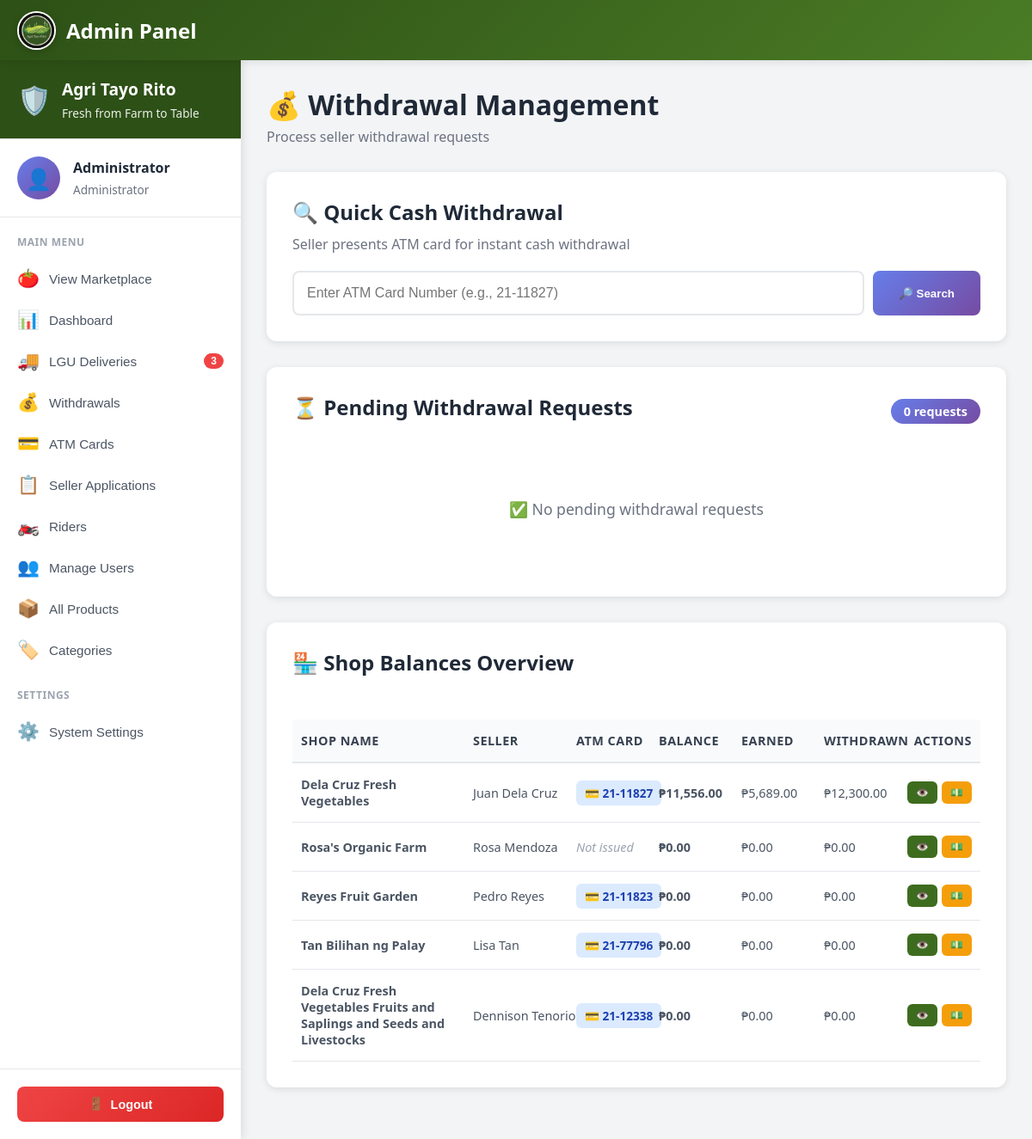
The page /public/profile/admin/withdrawals (signed in) on the database as committed earlier.
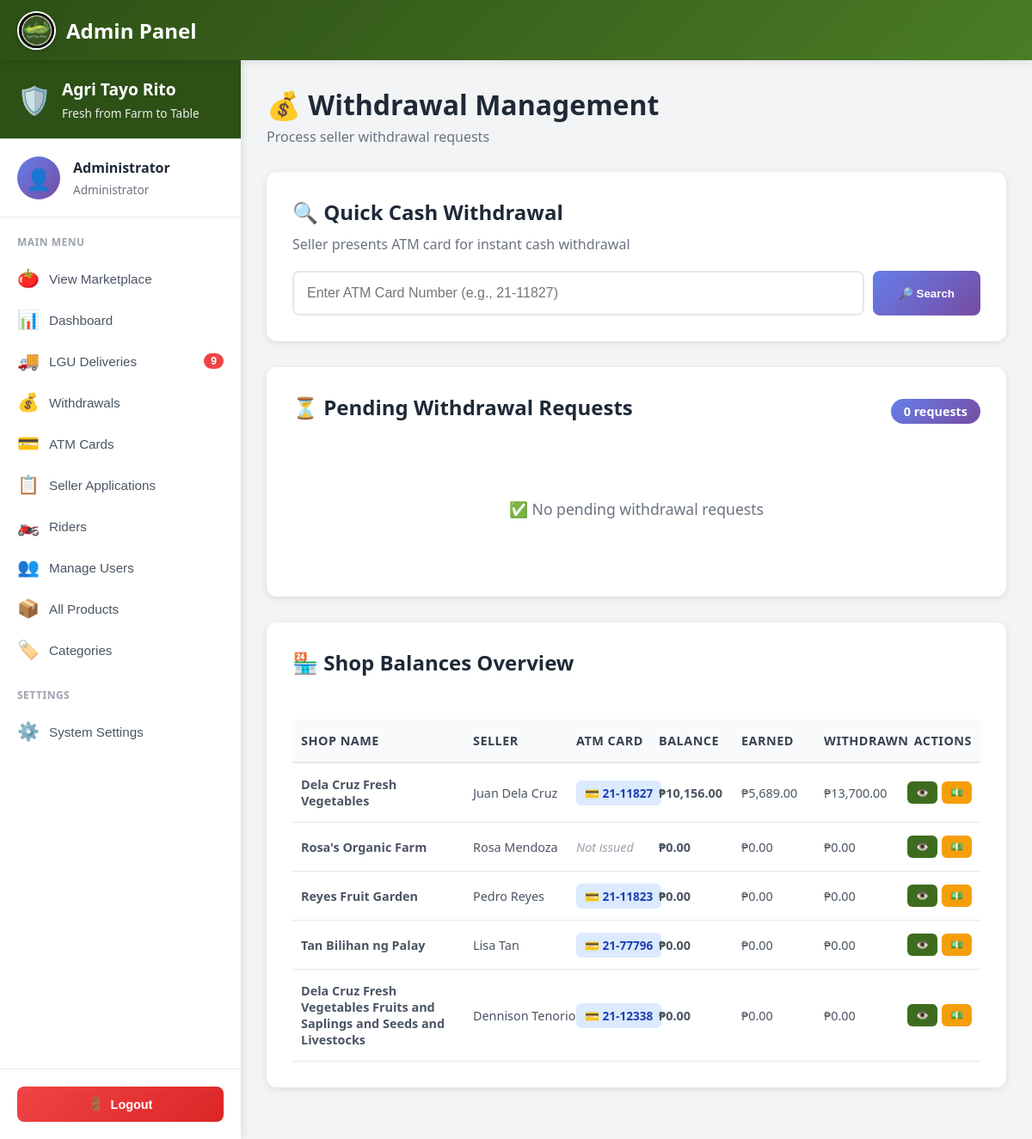
The same page on the database as committed later.
### tables this page shows
CREATE TABLE `seller_profiles` (
  `sellerID` int(11) NOT NULL,
  `shopID` int(11) DEFAULT NULL,
  `userID` int(11) NOT NULL,
  `business_name` varchar(255) NOT NULL,
  `business_description` text DEFAULT NULL,
  `farm_location` text DEFAULT NULL,
  `rating` decimal(2,1) DEFAULT 0.0,
  `total_sales` int(11) DEFAULT 0,
  `is_verified` tinyint(1) DEFAULT 0,
  `created_at` timestamp NOT NULL DEFAULT current_timestamp()
);

CREATE TABLE `shops` (
  `shopID` int(11) NOT NULL,
  `sellerID` int(11) NOT NULL,
  `shop_name` varchar(255) NOT NULL,
  `shop_slug` varchar(255) NOT NULL,
  `shop_description` text DEFAULT NULL,
  `shop_logo` varchar(500) DEFAULT NULL,
  `shop_banner` varchar(500) DEFAULT NULL,
  `farm_location` text DEFAULT NULL,
  `business_hours` varchar(255) DEFAULT NULL,
  `contact_number` varchar(20) DEFAULT NULL,
  `rating` decimal(3,2) DEFAULT 0.00,
  `total_products` int(11) DEFAULT 0,
  `total_orders` int(11) DEFAULT 0,
  `total_reviews` int(11) DEFAULT 0,
  `balance` decimal(10,2) DEFAULT 0.00,
  `total_earned` decimal(10,2) DEFAULT 0.00,
  `total_withdrawn` decimal(10,2) DEFAULT 0.00,
  `atm_card_number` varchar(50) DEFAULT NULL,
  `atm_card_issued_at` timestamp NULL DEFAULT NULL,
  `is_verified` tinyint(1) DEFAULT 0,
  `is_active` tinyint(1) DEFAULT 1,
  `created_at` timestamp NOT NULL DEFAULT current_timestamp(),
  `updated_at` timestamp NOT NULL DEFAULT current_timestamp() ON UPDATE current_timestamp()
);

CREATE TABLE `users` (
  `userID` int(11) NOT NULL,
  `email` varchar(255) NOT NULL,
  `profile_image` varchar(500) DEFAULT NULL,
  `password_hash` varchar(255) NOT NULL,
  `full_name` varchar(200) NOT NULL,
  `phone` varchar(20) DEFAULT NULL,
  `avatar` varchar(255) DEFAULT '/images/avatars/avt1.jpg',
  `role` enum('buyer','seller','admin') DEFAULT 'buyer',
  `is_active` tinyint(1) DEFAULT 1,
  `created_at` timestamp NOT NULL DEFAULT current_timestamp(),
  `updated_at` timestamp NOT NULL DEFAULT current_timestamp() ON UPDATE current_timestamp()
);

### app/models/Shop.php (called while the page is built, shortened)
<?php
require_once __DIR__ . '/../../config/database.php';
class Shop
{
    private $conn;
    private $table = 'shops';
    private $sellerProfilesTable = 'seller_profiles';
    public function __construct()
    {
        $database = new Database();
        $this->conn = $database->connect();
    }
    public function getAllShopsWithBalance()
    {
        $query = "SELECT s.*,
                        sp.business_name,
                        u.full_name as seller_name, u.email as seller_email
                 FROM {$this->table} s
                 JOIN {$this->sellerProfilesTable} sp ON s.sellerID = sp.sellerID
                 JOIN users u ON sp.userID = u.userID
                 WHERE s.is_active = 1
                 ORDER BY s.balance DESC";
        $stmt = $this->conn->query($query);
        return $stmt->fetchAll(PDO::FETCH_ASSOC);
    }
}

### config/database.php (called while the page is built)
<?php
class Database
{
    private $host = "localhost";
    private $user = "root";
    private $pass = "";
    private $dbname = "agri_db";
    private $conn;
    public function connect()
    {
        if ($this->conn === null) {
            try {
                $dsn = "mysql:host={$this->host};dbname={$this->dbname};charset=utf8mb4";
                $this->conn = new PDO($dsn, $this->user, $this->pass);
                $this->conn->setAttribute(PDO::ATTR_ERRMODE, PDO::ERRMODE_EXCEPTION);
            } catch (PDOException $e) {
                die("Database Error: " . $e->getMessage());
            }
        }
        return $this->conn;
    }
}

### app/views/profile/admin/withdrawals.php (the view, shortened to what the changed rows need)
<?php
require_once __DIR__ . '/../../../../config/config.php';
require_once __DIR__ . '/../../../../config/database.php';
require_once __DIR__ . '/../../../models/Shop.php';
$shopModel = new Shop();
$allShops = $shopModel->getAllShopsWithBalance();
?>
<!DOCTYPE html>
<html lang="en">
<head>
    <link rel="stylesheet" href="<?php echo BASE_URL; ?>css/responsive.css">
    <link rel="stylesheet" href="<?php echo BASE_URL; ?>css/admin/dashboard.css">
</head>
<body>
    <?php
    require_once __DIR__ . '/admin-nav.php';
    ?>
    <main class="main-content">
        <div class="page-header">
            <h1 class="page-title">💰 Withdrawal Management</h1>
        </div>
        <section class="card-lookup-section">
            <h2 class="section-title">🔍 Quick Cash Withdrawal</h2>
        </section>
        <section class="pending-section">
            <div class="section-header">
                <h2 class="section-title">⏳ Pending Withdrawal Requests</h2>
            </div>
        </section>
        <section class="shops-section">
            <div class="section-header">
                <h2 class="section-title">🏪 Shop Balances Overview</h2>
            </div>
            <div class="table-container">
                <table class="data-table">
                    <thead>
                        <tr>
                            <th>Shop Name</th>
                            <th>Seller</th>
                            <th>ATM Card</th>
                            <th>Balance</th>
                            <th>Earned</th>
                            <th>Withdrawn</th>
                            <th>Actions</th>
                        </tr>
                    </thead>
                    <tbody>
                        <?php foreach ($allShops as $shop): ?>
                            <tr>
                                <td><strong><?php echo htmlspecialchars($shop['shop_name']); ?></strong></td>
                                <td><?php echo htmlspecialchars($shop['seller_name']); ?></td>
                                <td>
                                    <?php if ($shop['atm_card_number']): ?>
                                        <span class="card-number">💳 <?php echo htmlspecialchars($shop['atm_card_number']); ?></span>
                                    <?php else: ?>
                                        <span class="text-muted">Not issued</span>
                                    <?php endif; ?>
                                </td>
                                <td class="amount">₱<?php echo number_format($shop['balance'], 2); ?></td>
                                <td>₱<?php echo number_format($shop['total_earned'], 2); ?></td>
                                <td>₱<?php echo number_format($shop['total_withdrawn'], 2); ?></td>
                                <td>
                                    <div class="action-buttons">
                                        <button onclick="viewHistory(<?php echo $shop['shopID']; ?>, '<?php echo htmlspecialchars($shop['shop_name']); ?>')"
                                            class="btn-view-history">👁️</button>
                                        <button onclick="quickCash(<?php echo $shop['shopID']; ?>, '<?php echo htmlspecialchars($shop['shop_name']); ?>', <?php echo $shop['balance']; ?>)"
                                            class="btn-quick-cash">💵</button>
                                    </div>
                                </td>
                            </tr>
                        <?php endforeach; ?>
                    </tbody>
                </table>
            </div>
        </section>
    </main>
</body>
</html>

### app/views/profile/admin/admin-nav.php (shortened to what the changed rows need)
<?php
$current_page = basename($_SERVER['PHP_SELF'], '.php');
$db = new Database();
$conn = $db->connect();
$pending_pickups = 0;
try {
    $stmt = $conn->query("SELECT COUNT(*) as total FROM orders WHERE lgu_delivery_status = 'pending_pickup'");
    $pending_pickups = $stmt->fetch(PDO::FETCH_ASSOC)['total'];
} catch (Exception $e) {
}
?>
<aside class="admin-sidebar" id="adminSidebar">
    <div class="sidebar-header">
        <div class="sidebar-title">
            <h2>Agri Tayo Rito</h2>
        </div>
    </div>
    <nav class="nav-menu">
        <div class="nav-section">
            <button class="nav-item <?php echo $current_page === 'deliveries' ? 'active' : ''; ?>"
                    onclick="location.href='<?php echo BASE_URL; ?>profile/admin/deliveries'">
                <span class="nav-icon-menu">🚚</span>
                <span>LGU Deliveries</span>
                <?php if ($pending_pickups > 0): ?>
                    <span class="nav-badge"><?php echo $pending_pickups; ?></span>
                <?php endif; ?>
            </button>
        </div>
    </nav>
</aside>

Rows that differ between the two databases and show on the page:
changed through a linked row, seller_profiles "Dela Cruz Fresh Vegetables": shopID.balance "11,556.00" → "10,156.00"; shopID.total_withdrawn "12,300.00" → "13,700.00"
Other text that changed with them:
$pending_pickups: "3" → "9"
